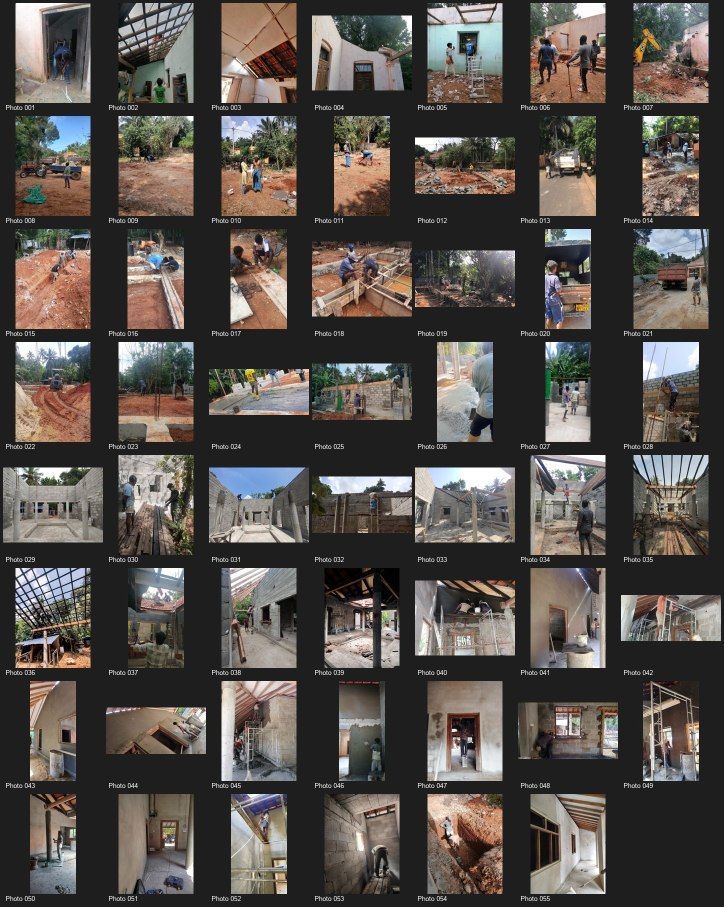
#> input picture assets/MediaFlow_Curated_Contact_Sheet.jpg, 1448 x 1814 px (shown at 1/2 size)
$ python -i watermark.py   (imports and definitions only)   (older library calls are emulated)
#> lines starting #> are read from the running program, lines starting #| are printed output that depends on the picture
#> further down, picture is the input picture: PIL image 1448x1814 RGB; mean R, G, B 84.4, 79, 74.4
"""
Dual-Layer Watermarking & Color Enhancement Engine
~~~~~~~~~~~~~~~~~~~~~~~~~~~~~~~~~~~~~~~~~~~~~~~~~~
Applies dynamic running-text anti-theft watermarks, bottom branding banner runners,
and automated color/lighting equalization to preserve brand identity across media.
"""

import os
from typing import Optional, Tuple
from PIL import (
    Image,
    ImageDraw,
    ImageEnhance,
    ImageFilter,
    ImageFont,
    ImageOps,
    ImageStat,
)

from mediaflow.config import BrandingConfig

FONT_FALLBACKS = [
    r"C:\Windows\Fonts\Montserrat-Bold.ttf",
    r"C:\Windows\Fonts\bahnschriftbd.ttf",
    r"C:\Windows\Fonts\arialbd.ttf",
    r"C:\Windows\Fonts\segoeuib.ttf",
    r"C:\Windows\Fonts\arial.ttf",
]


class WatermarkEngine:
    """
    Renders subtle running text watermarks and brand banners onto images.
    """

    def __init__(self, config: Optional[BrandingConfig] = None):
        self.config = config or BrandingConfig()

    # [9 lines left out: function _resolve_font, not called in this run]

    def color_enhance(self, image: Image.Image) -> Image.Image:
        """
        Enhances lighting, contrast, white balance, and sharpness.
        """
        rgb_img = image.convert("RGB")

        # 1. White balance equalization
        r, g, b = rgb_img.split()
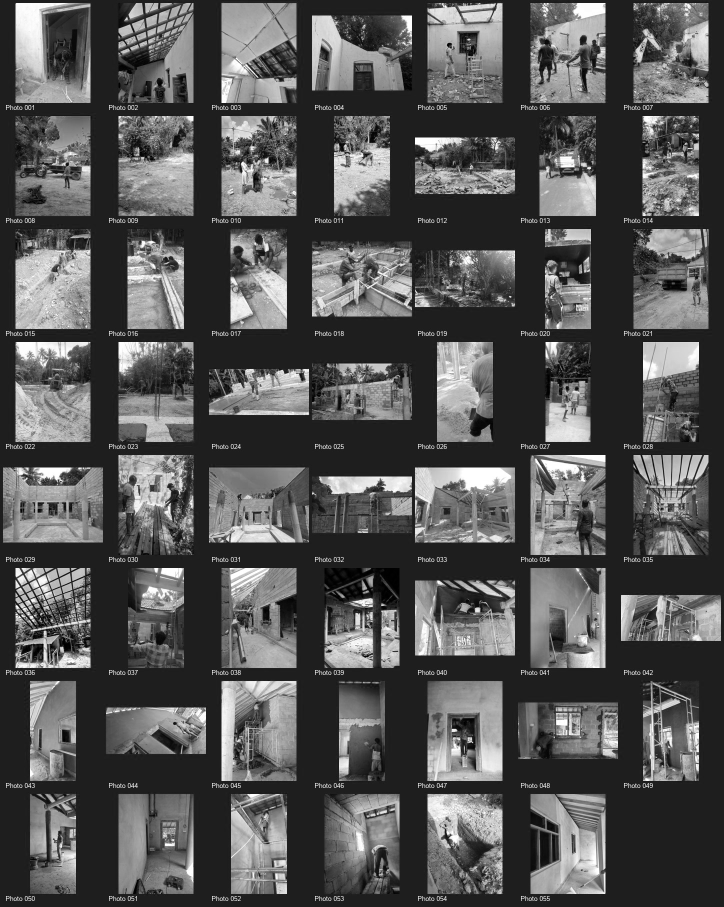
#> r: PIL image 1448x1814 L (shown at 1/2 size); min 0, max 255, mean 84.4
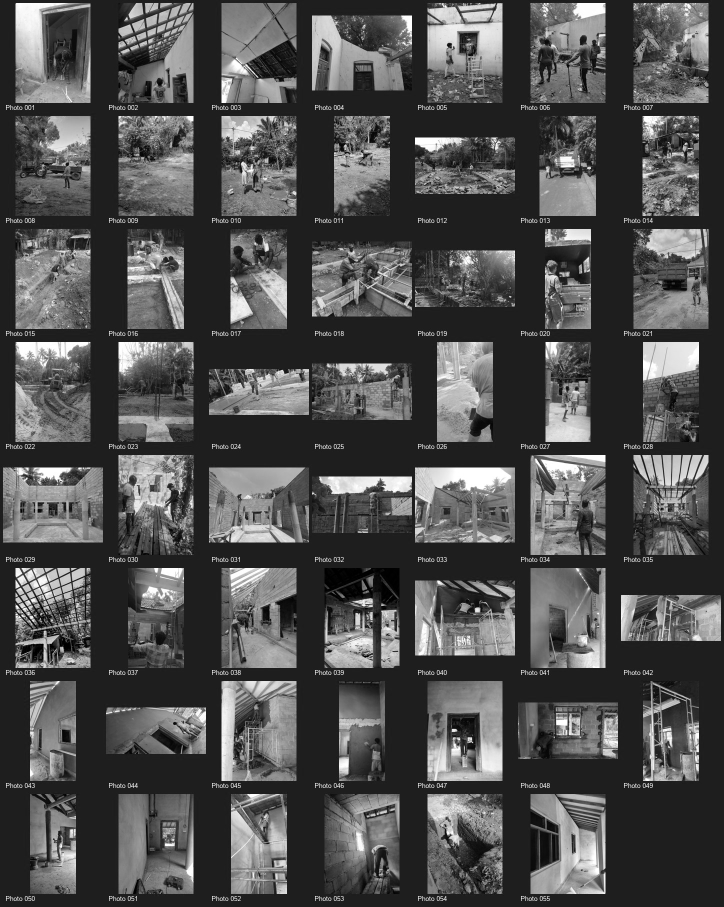
#> g: PIL image 1448x1814 L (shown at 1/2 size); min 0, max 255, mean 79
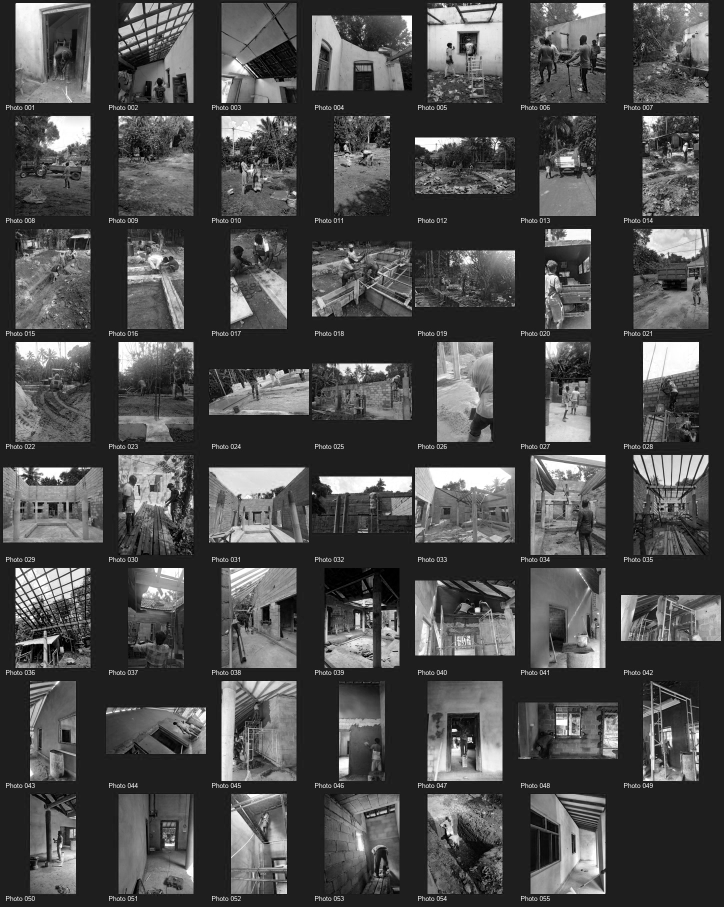
#> b: PIL image 1448x1814 L (shown at 1/2 size); min 0, max 255, mean 74.4
        r_avg = ImageStat.Stat(r).mean[0]
#> r_avg = 84.36
        g_avg = ImageStat.Stat(g).mean[0]
#> g_avg = 78.96
        b_avg = ImageStat.Stat(b).mean[0]
#> b_avg = 74.38
        avg = (r_avg + g_avg + b_avg) / 3.0
#> avg = 79.23

        if r_avg > 0 and g_avg > 0 and b_avg > 0:
            r = r.point(lambda x: min(255, int(x * (avg / r_avg))))
            g = g.point(lambda x: min(255, int(x * (avg / g_avg))))
            b = b.point(lambda x: min(255, int(x * (avg / b_avg))))
            rgb_img = Image.merge("RGB", (r, g, b))

        # 2. Autocontrast
        rgb_img = ImageOps.autocontrast(rgb_img, cutoff=0.5)

        # 3. Dynamic brightness adaptation
        gray = rgb_img.convert("L")
        lum = ImageStat.Stat(gray).mean[0]
#> lum = 74.43
        if lum < 50 or lum > 200:
            factor = max(0.75, min(1.35, 120.0 / max(lum, 1.0)))
            rgb_img = ImageEnhance.Brightness(rgb_img).enhance(factor)

        # 4. Color saturation & gentle sharpening
        rgb_img = ImageEnhance.Color(rgb_img).enhance(1.12)
        rgb_img = ImageEnhance.Sharpness(rgb_img).enhance(1.20)
        return rgb_img

    # [72 lines left out: functions apply_running_text, apply_banner, not called in this run]

>>> from PIL import Image
>>> picture = Image.open('../../assets/MediaFlow_Curated_Contact_Sheet.jpg')
>>> result = WatermarkEngine().color_enhance(picture)

$ run again, on assets/MediaFlow_Showcase_Hero.png
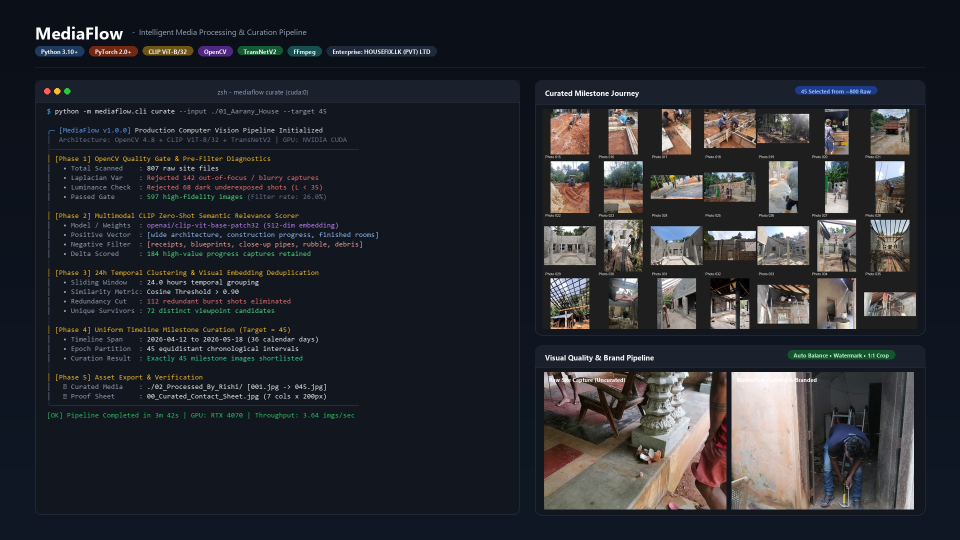
#> input picture assets/MediaFlow_Showcase_Hero.png, 1920 x 1080 px (shown at 1/2 size)
#> picture is the input picture: PIL image 1920x1080 RGB; mean R, G, B 41.1, 42.9, 48.4
#> in color_enhance, `r, g, b = rgb_img.split()`:
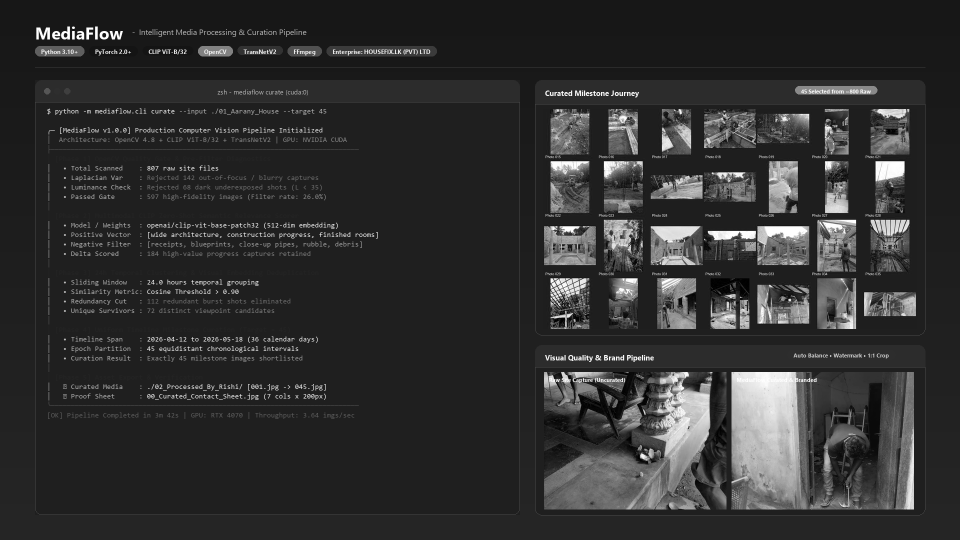
#> b: PIL image 1920x1080 L (shown at 1/2 size); min 0, max 255, mean 48.4
#> r_avg = 41.15
#> g_avg = 42.86
#> b_avg = 48.42
#> avg = 44.14
#> lum = 33
#> factor = 1.35
#> in color_enhance, `rgb_img = ImageEnhance.Brightness(rgb_img).enhance(factor)`:
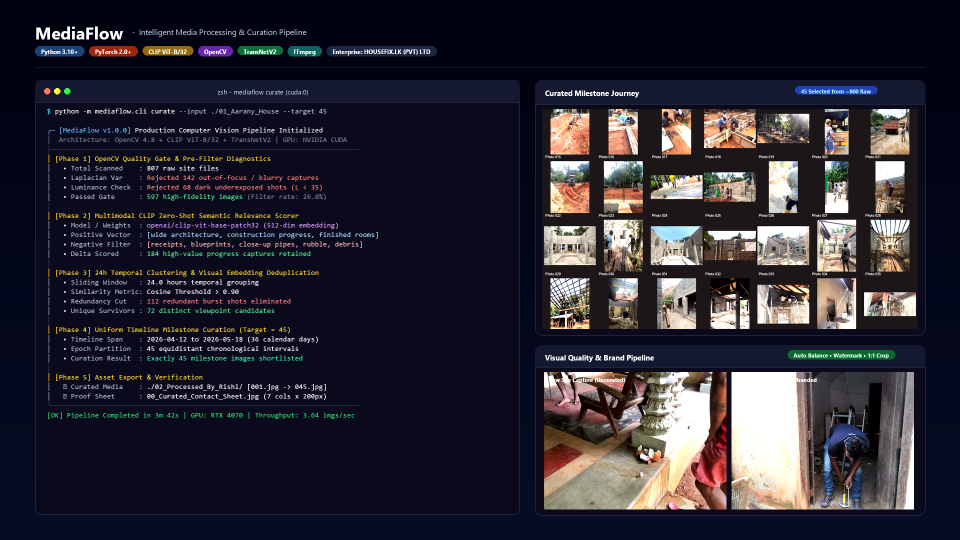
#> rgb_img: PIL image 1920x1080 RGB (shown at 1/2 size); mean R, G, B 42.4, 40.5, 51.1
